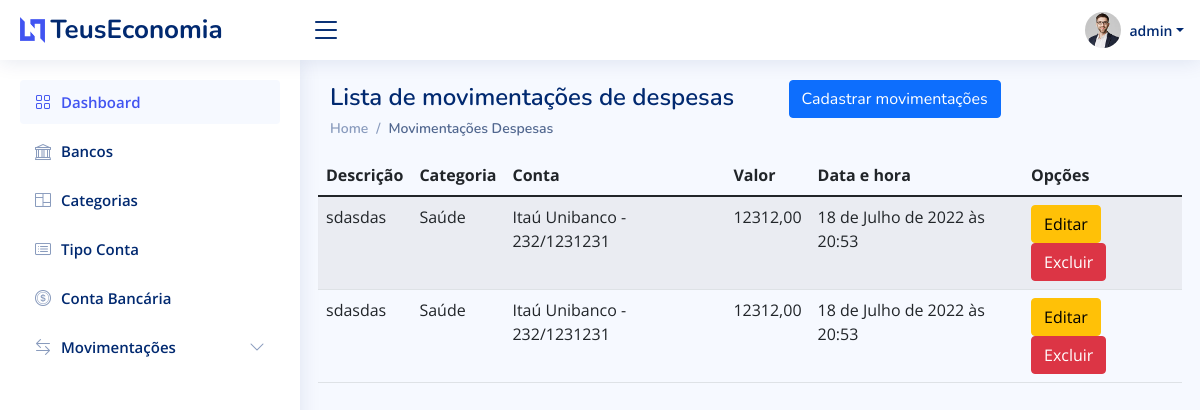
Before: /listar/movimentacao-saida/ (signed in) with the older database file.
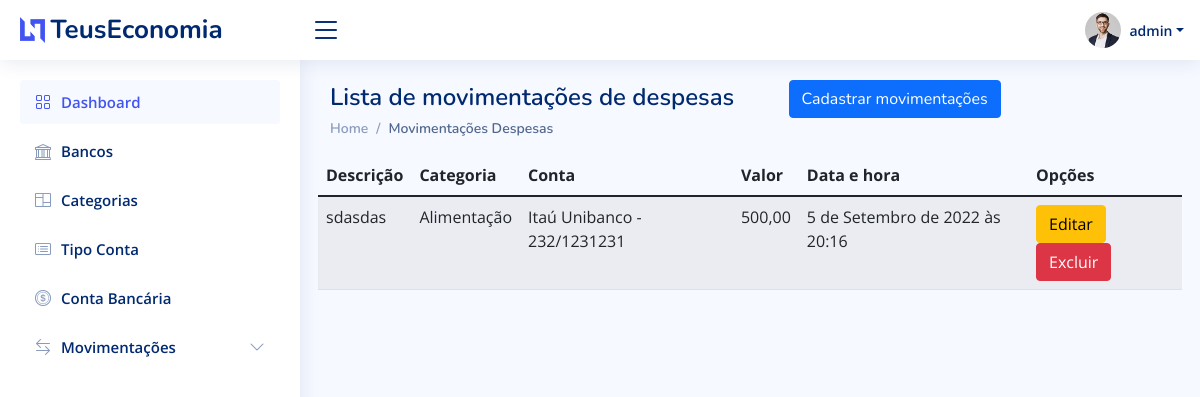
After: the same page with the newer database file.
### Paginas/models.py (models this page shows, shortened)
class MovimentacaoSaida(models.Model):
	descricao = models.CharField(max_length=100, verbose_name="Descrição")
	categoria = models.ForeignKey(Categoria, on_delete=models.PROTECT)
	valor = models.DecimalField(decimal_places= 2, max_digits=50)
	cadastrado_em = models.DateTimeField(auto_now_add=True)
	atualizado_em = models.DateTimeField(auto_now=True)
	conta_bancaria = models.ForeignKey(ContaBancaria, verbose_name="Conta Bancária", on_delete=models.PROTECT)

class Categoria(models.Model):
	nome = models.CharField(max_length=50)
	descricao = models.CharField(max_length=100, verbose_name="Descrição")
	tipo_movimetacao = models.CharField(max_length=2, choices=TIPO_MOVIMENTACOES, default="S")
	def __str__(self) -> str:
		return '{}'.format(self.nome)

class ContaBancaria(models.Model):
	banco = models.ForeignKey(Banco, on_delete=models.PROTECT)
	tipo_conta = models.ForeignKey(TipoConta, on_delete=models.PROTECT)
	agencia = models.CharField(verbose_name='Agência', max_length=50)
	conta = models.CharField(max_length=10)
	valor_total = models.DecimalField(max_digits=99999999999, decimal_places=2)
	conjunta = models.BooleanField()
	usuario = models.ForeignKey(User, on_delete=models.PROTECT)
	def __str__(self) -> str:
		return '{} - {}/{}'.format(self.banco.nome, self.agencia, self.conta)

class Banco(models.Model):
	nome = models.CharField(max_length=100)
	codigo = models.DecimalField(max_digits=9999, decimal_places=0)

### Paginas/views.py (the view)
# urls.py: path('listar/movimentacao-saida/', MovimentacaoSaidaList.as_view(), name='listar-movimentacao-saida'),
class MovimentacaoSaidaList(LoginRequiredMixin, ListView):
	model = MovimentacaoSaida
	template_name = 'paginas/listas/movimentacao-saida.html'
	def get_queryset(self):
		self.object_list = MovimentacaoSaida.objects.filter(
			conta_bancaria__usuario = self.request.user)
		return self.object_list

### Paginas/templates/paginas/listas/movimentacao-saida.html
{% extends 'paginas/modelo.html' %} {% load static %} {% block pagetitle %}
<h1>Lista de movimentações de despesas
    <a href="{% url 'cadastrar-movimentacao-saida' %}" class="btn btn-primary float-right ms-5">
		Cadastrar movimentações
	</a>
</h1>
{% endblock %} {% block breadcrumb %}
<nav>
    <ol class="breadcrumb">
        <li class="breadcrumb-item"><a href="{% url 'index' %}">Home</a></li>
        <li class="breadcrumb-item active">Movimentações Despesas</li>
    </ol>
</nav>
{% endblock %} {% block main %}
<table class="table table-striped">
    <thead>
        <tr>
            <th>Descrição</th>
            <th>Categoria</th>
            <th>Conta</th>
            <th>Valor</th>
            <th>Data e hora</th>
            <th>Opções</th>
        </tr>
    </thead>
    <tbody>
        {% for obj in object_list %}
        <tr>
            <td>{{ obj.descricao }}</td>
            <td>{{ obj.categoria }}</td>
            <td>{{ obj.conta_bancaria }}</td>
            <td>{{ obj.valor }}</td>
            <td>{{ obj.cadastrado_em }}</td>
            <td>
                <a href="{% url 'editar-movimentacao-saida' obj.pk %}" class="btn btn-warning">Editar</a>
                <a href="{% url 'excluir-movimentacao-saida' obj.pk %}" class="btn btn-danger">Excluir</a>
            </td>
        </tr>
        {% empty %}
        <tr>
            <td colspan="100%">Nenhum registro encontrado.</td>
        </tr>
        {% endfor %}
    </tbody>
</table>
{% endblock %}

Changed rows visible on the page:
removed MovimentacaoSaida: descricao "sdasdas", categoria "Saúde", conta_bancaria "Itaú Unibanco - 232/1231231", valor "12312,00", cadastrado_em "18 de Julho de 2022 às 20:53"
removed MovimentacaoSaida: descricao "sdasdas", categoria "Saúde", conta_bancaria "Itaú Unibanco - 232/1231231", valor "12312,00", cadastrado_em "18 de Julho de 2022 às 20:53"
added MovimentacaoSaida: descricao "sdasdas", categoria "Alimentação", conta_bancaria "Itaú Unibanco - 232/1231231", valor "500,00", cadastrado_em "5 de Setembro de 2022 às 20:16"
